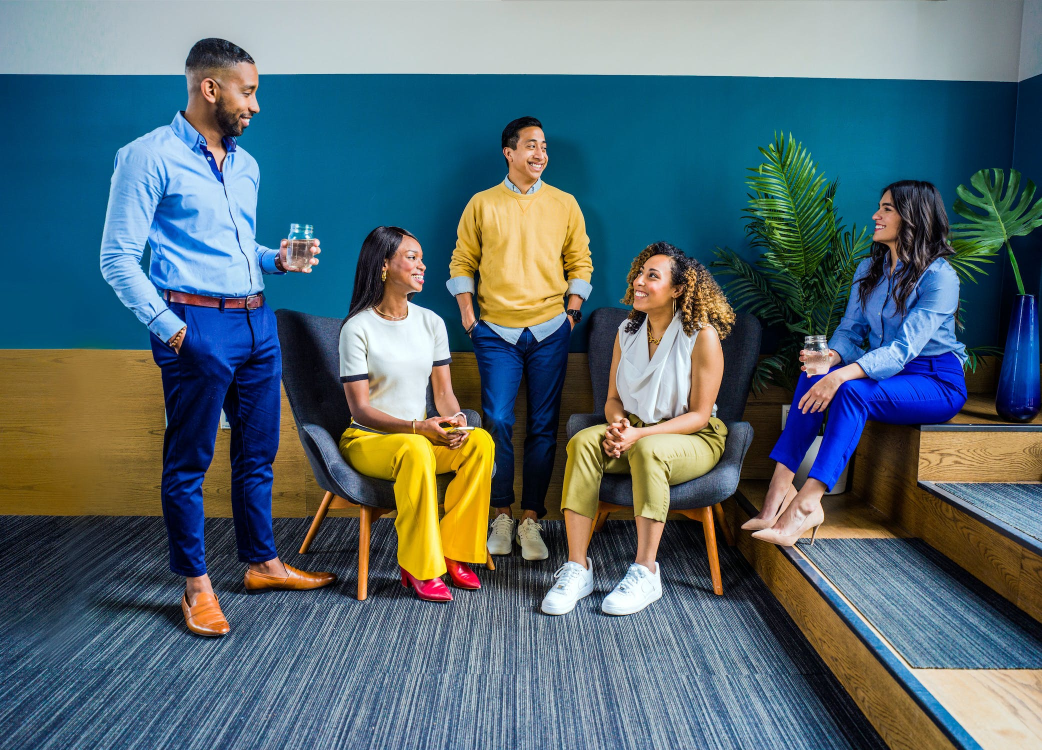
#> input picture OpenCVpractice/Photos/GroupPhoto.jpg, 2084 x 1500 px, found by its file name (shown at 1/2 size)
$ python contours.py
#> lines starting #> are read from the running program, lines starting #| are printed output that depends on the picture; after the words box and inside, x2 and y2 are one past the last pixel; in counts of white or black regions, pixels touching at a corner belong together
import cv2 as cv
import numpy as np

img = cv.imread('Photos\GroupPhoto.jpg')
#> img is the input picture: shape (1500, 2084, 3); mean B, G, R 113.8, 105.9, 85
#cv.imshow('GroupPhoto', img)


def rescaleFrame(frame, scale=0.5):
    # Images, Videos and Live Video
#> called with scale = 0.5
    width = int(frame.shape[1] * scale)
#> width = 1042
    height = int(frame.shape[0] * scale)
#> height = 750
    dimensions = (width, height)
#> dimensions = (1042, 750)

    return cv.resize(frame, dimensions, interpolation=cv.INTER_AREA)
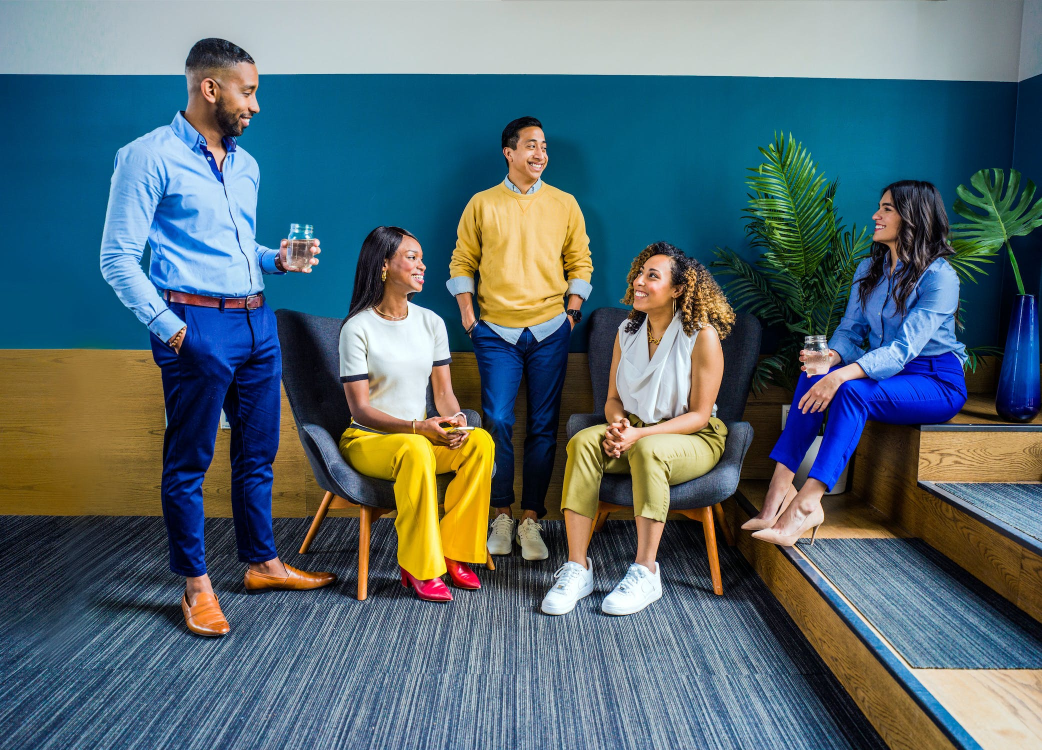
#> returned value: shape (750, 1042, 3); mean of channels 0, 1, 2 113.9, 106, 85.1; drawn as B, G, R

new_img = rescaleFrame(img)
#cv.imshow('Resized Image', resized_image)

blank = np.zeros(new_img.shape[:2], dtype='uint8')
cv.imshow('Blank', blank)

gray = cv.cvtColor(new_img, cv.COLOR_BGR2GRAY)
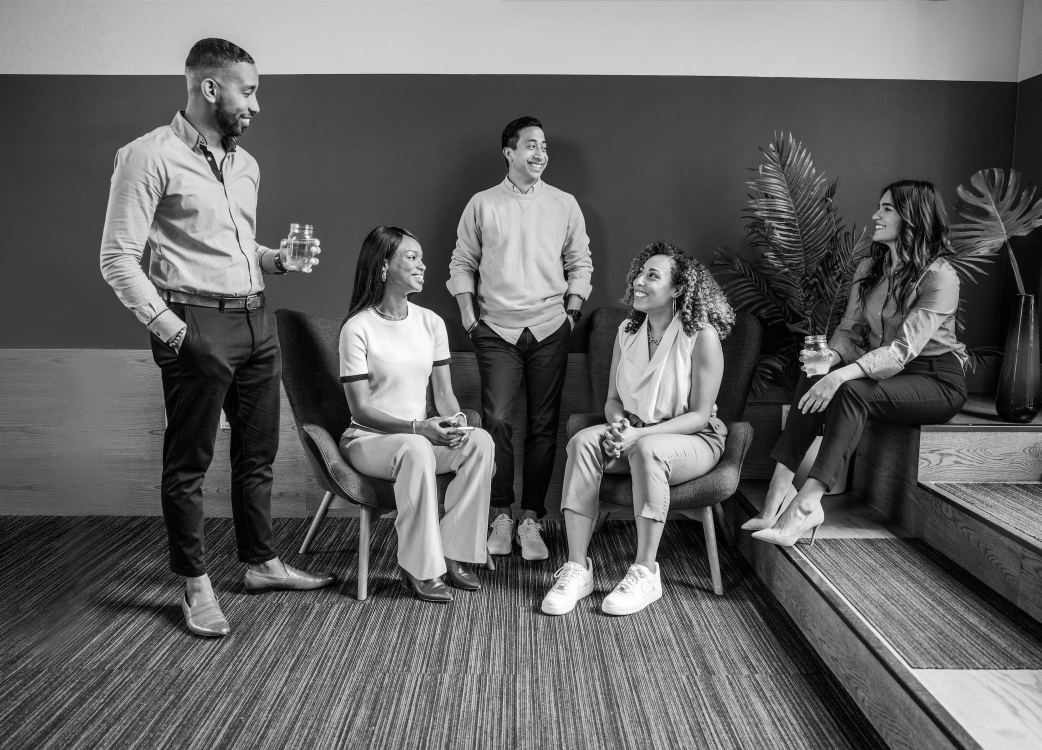
#> gray: shape (750, 1042); min 0, max 254, mean 100.7
#cv.imshow('Gray', gray)

blur = cv.GaussianBlur(new_img, (5,5), cv.BORDER_DEFAULT)
cv.imshow('Blur', blur)

canny = cv.Canny(blur, 125, 175)
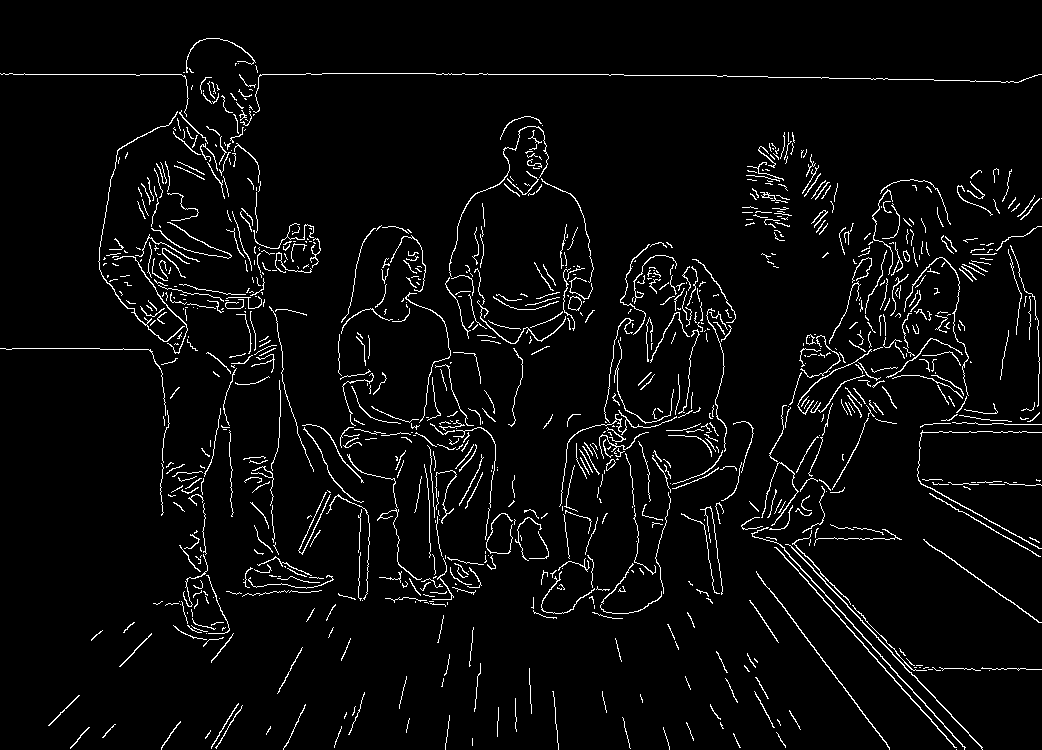
#> canny: shape (750, 1042); 4.1% white in thin lines or dots
cv.imshow('Canny Edges', canny)

#ret, thresh = cv.threshold(gray, 125, 255, cv.THRESH_BINARY)
#cv.imshow('Thresh', thresh)

contours, hierarchies = cv.findContours(canny, cv.RETR_LIST, cv.CHAIN_APPROX_SIMPLE)
#> contours = 979 contours, 911 with area under 20; largest, box (x1, y1, x2, y2) and area: (751, 527, 966, 750) 186, (785, 544, 983, 750) 185, (774, 547, 957, 748) 176, (568, 296, 582, 311) 136, (568, 296, 582, 311) 130
print(f'{len(contours)} contour(s) found!')
#| 979 contour(s) found!

cv.drawContours(blank, contours, -1, (0,0,255), 1)
cv.imshow('Contours Drawn', blank)

cv.waitKey(0)
